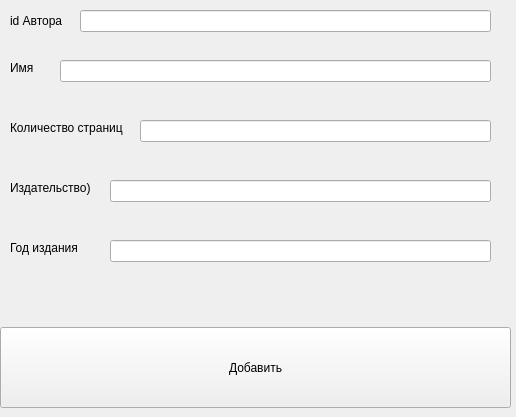
<?xml version="1.0" encoding="UTF-8"?>
<ui version="4.0">
 <class>FormBook</class>
 <widget class="QWidget" name="FormBook">
  <property name="geometry">
   <rect>
    <x>0</x>
    <y>0</y>
    <width>516</width>
    <height>417</height>
   </rect>
  </property>
  <property name="windowTitle">
   <string>Добавить автора</string>
  </property>
  <widget class="QPushButton" name="pushBook">
   <property name="geometry">
    <rect>
     <x>0</x>
     <y>327</y>
     <width>511</width>
     <height>81</height>
    </rect>
   </property>
   <property name="text">
    <string>Добавить</string>
   </property>
  </widget>
  <widget class="QLabel" name="label">
   <property name="geometry">
    <rect>
     <x>10</x>
     <y>10</y>
     <width>61</width>
     <height>21</height>
    </rect>
   </property>
   <property name="text">
    <string>id Автора</string>
   </property>
  </widget>
  <widget class="QLineEdit" name="lineID">
   <property name="geometry">
    <rect>
     <x>80</x>
     <y>10</y>
     <width>411</width>
     <height>22</height>
    </rect>
   </property>
   <property name="inputMask">
    <string/>
   </property>
  </widget>
  <widget class="QLabel" name="label_2">
   <property name="geometry">
    <rect>
     <x>10</x>
     <y>60</y>
     <width>31</width>
     <height>16</height>
    </rect>
   </property>
   <property name="text">
    <string>Имя</string>
   </property>
  </widget>
  <widget class="QLineEdit" name="lineName">
   <property name="geometry">
    <rect>
     <x>60</x>
     <y>60</y>
     <width>431</width>
     <height>22</height>
    </rect>
   </property>
  </widget>
  <widget class="QLabel" name="label_3">
   <property name="geometry">
    <rect>
     <x>10</x>
     <y>120</y>
     <width>121</width>
     <height>16</height>
    </rect>
   </property>
   <property name="text">
    <string>Количество страниц</string>
   </property>
  </widget>
  <widget class="QLineEdit" name="lineSize">
   <property name="geometry">
    <rect>
     <x>140</x>
     <y>120</y>
     <width>351</width>
     <height>22</height>
    </rect>
   </property>
  </widget>
  <widget class="QLabel" name="label_4">
   <property name="geometry">
    <rect>
     <x>10</x>
     <y>180</y>
     <width>81</width>
     <height>16</height>
    </rect>
   </property>
   <property name="text">
    <string>Издательство)</string>
   </property>
  </widget>
  <widget class="QLineEdit" name="linePublic">
   <property name="geometry">
    <rect>
     <x>110</x>
     <y>180</y>
     <width>381</width>
     <height>22</height>
    </rect>
   </property>
  </widget>
  <widget class="QLabel" name="label_5">
   <property name="geometry">
    <rect>
     <x>10</x>
     <y>240</y>
     <width>81</width>
     <height>16</height>
    </rect>
   </property>
   <property name="text">
    <string>Год издания</string>
   </property>
  </widget>
  <widget class="QLineEdit" name="lineYear">
   <property name="geometry">
    <rect>
     <x>110</x>
     <y>240</y>
     <width>381</width>
     <height>22</height>
    </rect>
   </property>
  </widget>
 </widget>
 <resources/>
 <connections/>
</ui>
